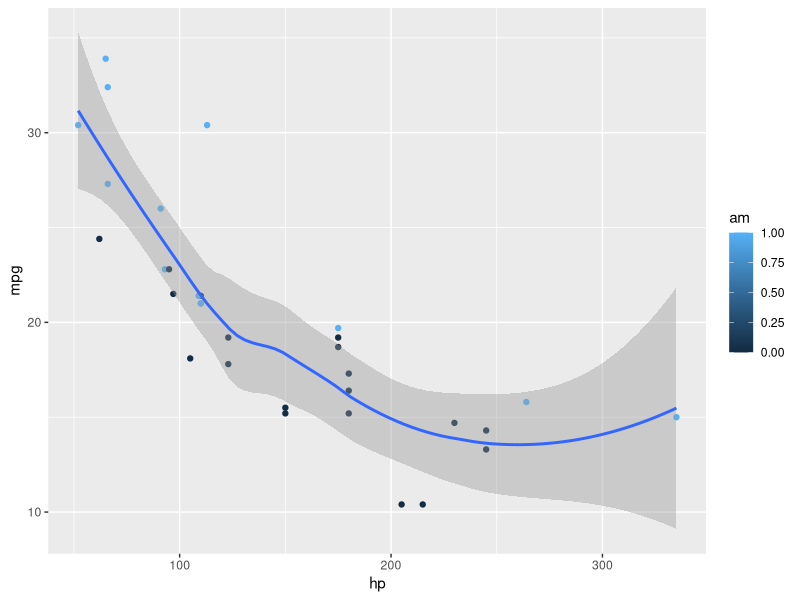
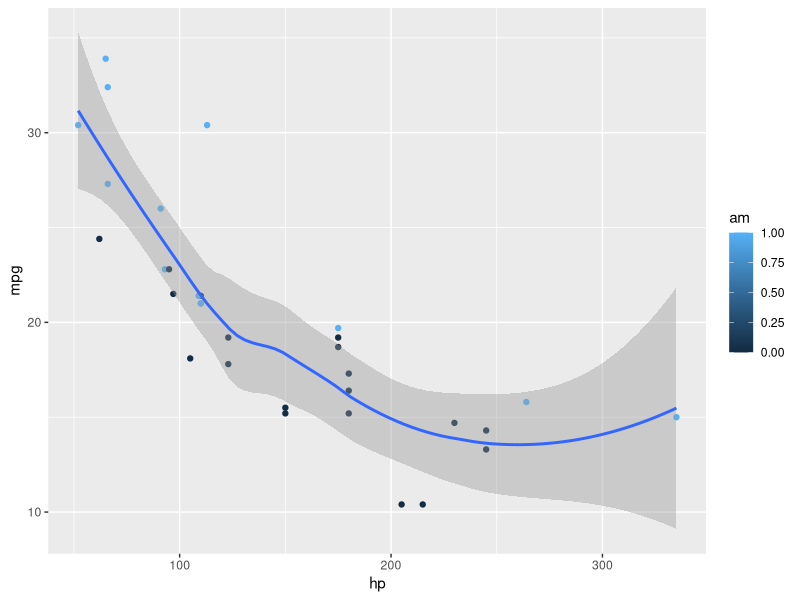

Generate these figures, in order, with R:
## ---- chunk 1
#| echo: true
#| fig-width: 10
#| fig-height: 4.5
library(ggplot2)
ggplot(mtcars, aes(hp, mpg, color = am)) +
  geom_point() +
  geom_smooth(formula = y ~ x, method = "loess")
## ---- chunk 2
knitr::kable(head(mtcars)[,c("mpg",	"cyl", "disp", "hp", "wt")])
## ---- chunk 3
library(ggplot2)
ggplot(mtcars, aes(hp, mpg, color = am)) +
  geom_point() +
  geom_smooth(formula = y ~ x, method = "loess")
## ---- chunk 4
knitr::kable(mtcars)
